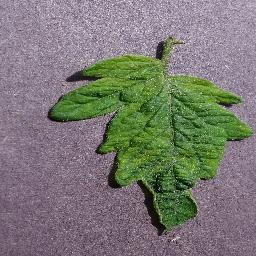
#> input picture TomatoDiseasePrediction/train/mosaic_virus/Tomato___Tomato_mosaic_virus_original_2767e072-0e76-4860-abc3-769fb4af3aae___PSU_CG 2257.JPG_9ee90bb2-574a-4041-aedf-c9a838f69db5.JPG, 256 x 256 px
$ python fe.py   (older library calls are emulated)
#> lines starting #> are read from the running program, lines starting #| are printed output that depends on the picture
import os
data_dir=os.path.expanduser('C:\\Users\\Rashmi\\PycharmProjects\\TomatoDiseasePrediction\\train')
files = []
labels = []
# r=root, d=directories, f = files
for r, d, f in os.walk(data_dir):
    for file in f:
        if '.jpg' in file or '.JPG' in file:
            label = r.split('\\')[-1]
            labels.append(label)
            files.append(os.path.join(r, file))
#> pass 2 of the loop `for r, d, f in os.walk(data_dir):`:
#> pass 3 of the loop `for r, d, f in os.walk(data_dir):`:
#> the loop made 4 passes; the first 3 are shown
for f in files:
    print(f)
print(len(files))


import numpy as np
import pywt
import cv2
from skimage.feature import greycomatrix, greycoprops
import csv
with open('new_features.csv', "a+", newline="") as wr:
    writer = csv.writer(wr)
    i=0
    for f in files:
        label=f.split('\\')[-1]
        img=cv2.imread(f)
#> img is the input picture: shape (256, 256, 3); mean B, G, R 115.4, 121.5, 122.7
        coeffs2 = pywt.dwt2(img, 'db2')
        LL, (LH, HL, HH) = coeffs2
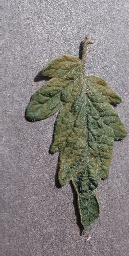
#> LL: shape (256, 129, 3) float64; mean of channels 0, 1, 2 234.1, 239.1, 246.5; drawn with min black and max white
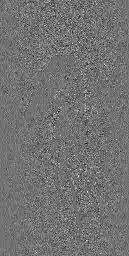
#> LH: shape (256, 129, 3) float64; mean of channels 0, 1, 2 0.1, 0, 0; drawn with min black and max white
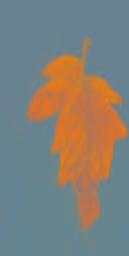
#> HL: shape (256, 129, 3) float64; mean of channels 0, 1, 2 -5.2, 1.7, 3.4; drawn with min black and max white
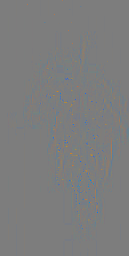
#> HH: shape (256, 129, 3) float64; mean of channels 0, 1, 2 0.049, 0.0121, -0.0611; drawn with min black and max white
        g=[]
        con=[]
        enr=[]
        dis=[]
        hom=[]
        g.append(greycomatrix(np.uint8(LL[:,:,0]), [1], [0], levels=256,normed=True,symmetric=True))
        g.append(greycomatrix(np.uint8(LL[:,:,1]), [1], [0], levels=256,normed=True,symmetric=True))
        g.append(greycomatrix(np.uint8(LL[:,:,2]), [1], [0], levels=256,normed=True,symmetric=True))
        g.append(greycomatrix(np.uint8(LH[:,:,0]), [1], [0], levels=256,normed=True,symmetric=True))
        g.append(greycomatrix(np.uint8(LH[:,:,1]), [1], [0], levels=256,normed=True,symmetric=True))
        g.append(greycomatrix(np.uint8(LH[:,:,2]), [1], [0], levels=256,normed=True,symmetric=True))
        g.append(greycomatrix(np.uint8(HL[:,:,0]), [1], [0], levels=256,normed=True,symmetric=True))
        g.append(greycomatrix(np.uint8(HL[:,:,1]), [1], [0], levels=256,normed=True,symmetric=True))
        g.append(greycomatrix(np.uint8(HL[:,:,2]), [1], [0], levels=256,normed=True,symmetric=True))
        g.append(greycomatrix(np.uint8(HH[:,:,0]), [1], [0], levels=256,normed=True,symmetric=True))
        g.append(greycomatrix(np.uint8(HH[:,:,1]), [1], [0], levels=256,normed=True,symmetric=True))
        g.append(greycomatrix(np.uint8(HH[:,:,2]), [1], [0], levels=256,normed=True,symmetric=True))
        for t in range(0,len(g)):
            con.append(greycoprops(np.array(g[t]), 'contrast'))
            enr.append(greycoprops(np.array(g[t]), 'energy'))
            dis.append(greycoprops(np.array(g[t]), 'dissimilarity'))
            hom.append(greycoprops(np.array(g[t]), 'homogeneity'))
#> this loop made 12 passes
#> after the loop, con = [[8791], [9529], [10467], [24312.5], [24277.3], [24302.8], [873.3], [938.9], [846.4], [3264.2], [372.6], [5229.1]]; dis = [[60.84], [63.72], [67.43], [119.3], [119.2], [119.3], [5.23], [4.02], [5.21], [12.97], [1.47], [20.65]]; enr = [[0.00683], [0.00737], [0.00726], [0.0125], [0.0125], [0.0125], [0.3], [0.378], [0.338], [0.878], [0.991], [0.864]]; hom = [[0.0308], [0.0304], [0.031], [0.0338], [0.0336], [0.0336], [0.686], [0.851], [0.691], [0.912], [0.992], [0.892]]
        con_features=np.reshape(np.array(con).ravel(),(1,len(np.array(con).ravel())))
        enr_features=np.reshape(np.array(enr).ravel(),(1,len(np.array(enr).ravel())))
        dis_features=np.reshape(np.array(dis).ravel(),(1,len(np.array(dis).ravel())))
        hom_features=np.reshape(np.array(hom).ravel(),(1,len(np.array(hom).ravel())))
        features=np.concatenate((con_features,enr_features,dis_features,hom_features),axis=1);
        ff=features[0].tolist()
#> ff = 48 values, max 24312.5 at index 3, min 0.00683 at index 12, mean 2371.1
        writer.writerow(ff+[labels[i]])
        i+=1
#> pass 2 of the loop `for f in files:`:
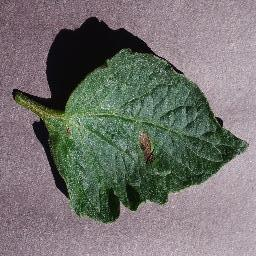
#> input picture TomatoDiseasePrediction/train/Early_blight/Tomato___Early_blight_original_8c9b351b-520c-46f9-960f-8850386e54ab___RS_Erly.B 7677.JPG_90e2110e-b4b2-4594-9988-5a6f7cba3987.JPG, 256 x 256 px
#> img is the input picture: shape (256, 256, 3); mean B, G, R 110.9, 114.2, 115.5
#> `LL, (LH, HL, HH) = coeffs2`:
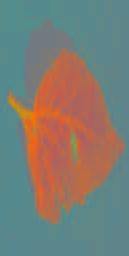
#> HL: shape (256, 129, 3) float64; mean of channels 0, 1, 2 -2.8, 1.3, 1.5; drawn with min black and max white
#> `LL, (LH, HL, HH) = coeffs2`:
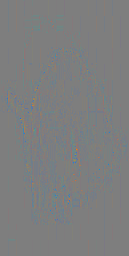
#> HH: shape (256, 129, 3) float64; mean of channels 0, 1, 2 0.0552, 0.0135, -0.0687; drawn with min black and max white
#> the loop `for t in range(0,len(g)):` made 12 passes
#> after the loop `for t in range(0,len(g)):`: con = [[7293.8], [7653.7], [6902.4], [24955], [24828.5], [24811], [893.7], [1054.8], [1082], [1430.3], [103.1], [4178.2]]; dis = [[53.16], [54.56], [51.64], [120], [119.6], [119.5], [4.55], [4.57], [5.55], [5.68], [0.406], [16.44]]; enr = [[0.0152], [0.019], [0.0171], [0.0436], [0.0467], [0.0451], [0.245], [0.298], [0.204], [0.932], [0.996], [0.904]]; hom = [[0.0641], [0.0667], [0.0646], [0.0754], [0.0782], [0.0768], [0.711], [0.82], [0.68], [0.954], [0.997], [0.921]]
#> ff = 48 values, max 24955 at index 3, min 0.0152 at index 12, mean 2203.2
#> pass 3 of the loop `for f in files:`:
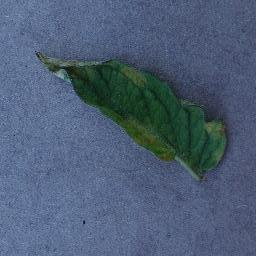
#> input picture TomatoDiseasePrediction/train/Leaf_Mold/Tomato___Leaf_Mold_original_60f7b149-4286-4101-a156-9bf5551261d7___Crnl_L.Mold 7137.JPG_416f2ff3-6c49-48b1-9f18-40f2dd70190d.JPG, 256 x 256 px
#> img is the input picture: shape (256, 256, 3); mean B, G, R 117.4, 93.7, 76.9
#> `LL, (LH, HL, HH) = coeffs2`:
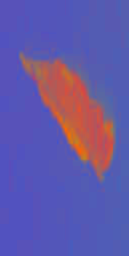
#> HL: shape (256, 129, 3) float64; mean of channels 0, 1, 2 20.6, -12.7, -7.8; drawn with min black and max white
#> `LL, (LH, HL, HH) = coeffs2`:
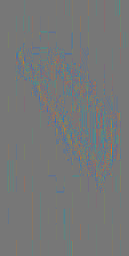
#> HH: shape (256, 129, 3) float64; mean of channels 0, 1, 2 0.025, 0.0174, -0.0424; drawn with min black and max white
#> after the loop `for t in range(0,len(g)):`: con = [[7501.1], [6215.8], [420.2], [36719.4], [36767.3], [36726.4], [530.7], [98.74], [511.6], [692.8], [7.94], [2533.2]]; dis = [[43.21], [38.11], [15.38], [153.9], [154.1], [154], [2.82], [0.667], [2.8], [2.74], [0.0316], [9.95]]; enr = [[0.0112], [0.0115], [0.0128], [0.0439], [0.0441], [0.0441], [0.302], [0.333], [0.355], [0.968], [0.999], [0.945]]; hom = [[0.0656], [0.066], [0.0675], [0.0813], [0.0818], [0.0821], [0.81], [0.882], [0.795], [0.979], [1], [0.954]]
#> ff = 48 values, max 36767.3 at index 4, min 0.0112 at index 12, mean 2694
    wr.close()
import pandas as pd
features_db=pd.read_csv('new_features.csv',header=None)
features_db.tail()
import numpy as np

class_mapping = {label: idx for idx, label in enumerate(np.unique(features_db[48]))}
#> class_mapping = 3 items
print(class_mapping)
#| {'TomatoDiseasePrediction/train/Early_blight': 0, 'TomatoDiseasePrediction/train/Leaf_Mold': 1, 'TomatoDiseasePrediction/train/mosaic_virus': 2}
features_db[48] = features_db[48].map(class_mapping)
features_db.head()
